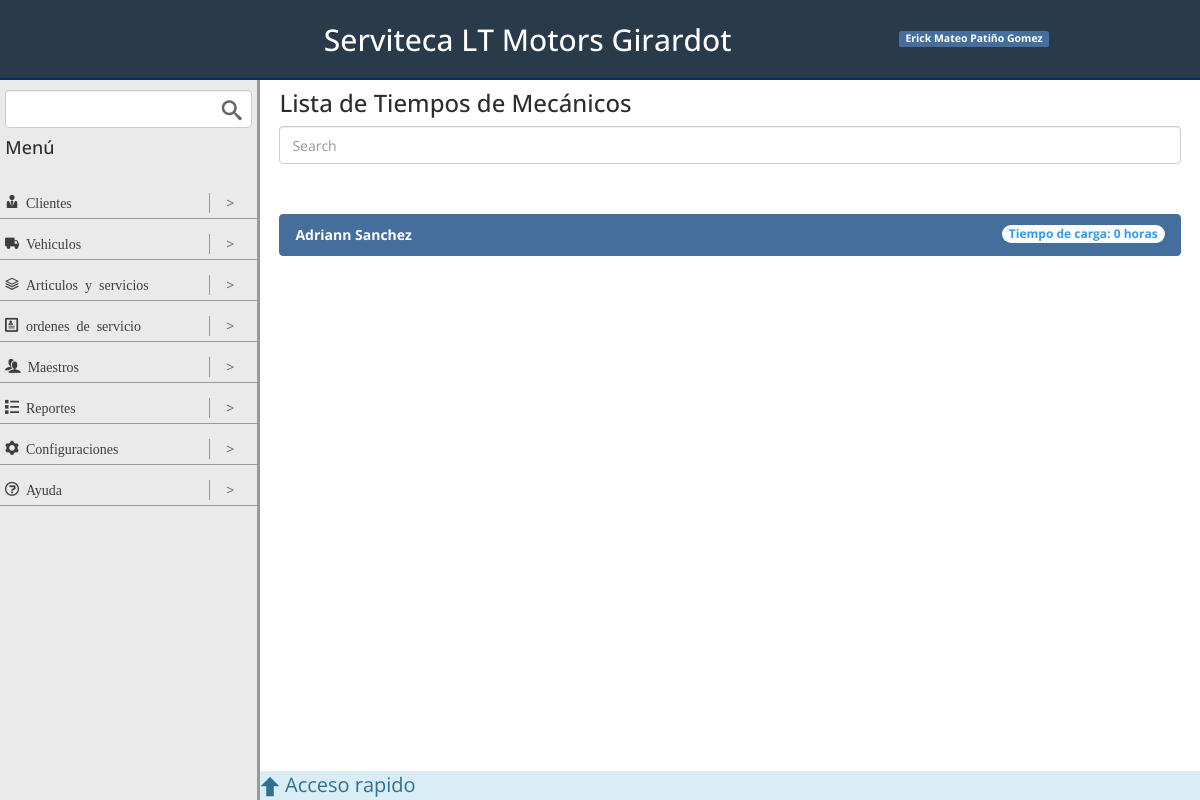
The page /mecanicos/tiempos on the database its author committed.
### maestros/models.py (models this page shows, shortened)
class mecanicoModel(models.Model):
	nombre = models.CharField(max_length=50)
	apellido = models.CharField(max_length=50)
	telefono = models.CharField(max_length=20, blank=True, null=True)
	celular = models.CharField(max_length=20)
	documento = models.CharField(max_length=20, blank=True, null=True)
	fnaci = models.DateField(blank=True, null=True)
	direccion = models.CharField(max_length=50, blank=True, null=True)
	activo = models.BooleanField(default=True)

### ordenes_servicios/models.py (models this page shows, shortened)
class ordenServicioDetalleModel(models.Model):
	servicio = models.ForeignKey(servicioModel,null=False,blank=False)
	cantidad = models.PositiveIntegerField(null=True,blank=True)
	valorUnitario = models.PositiveIntegerField(null=True,blank=True,verbose_name='V. Unitario')
	valorTotal = models.PositiveIntegerField(null=True,blank=True, verbose_name='V. Total')
	mecanico = models.ForeignKey(mecanicoModel,null=True,blank=True)
	ordenServicio = models.ForeignKey(ordenServicioModel,null=False,blank=False)
	time = models.TimeField(auto_now = False, null = True, blank = True)

### articulos_servicios/models.py (models this page shows, shortened)
class servicioModel(models.Model):
	nombre = models.CharField(max_length=100)
	valor =  models.PositiveIntegerField()
	servicio = models.BooleanField(default = True)
	grupo = models.ForeignKey(grupoServicioModel, blank = True, null = True)
	time = models.TimeField(default = '0:00:00')
	detail = models.CharField(max_length = 1000, default = '-')

### maestros/views.py (the view)
# urls.py: url(r'^mecanicos/tiempos$', 'maestros.views.time_mecanicos', name = 'time_mecanicos'),
def time_mecanicos(request):
	mecanicos = mecanicoModel.objects.all()
	return render(request, 'time_mecanicos.html', {'mecanicos': mecanicos})

### app/templatetags/custom_filters.py (called while the page is built)
@register.filter
def time_tot(value):
	time = ''
	mecanico = mecanicoModel.objects.get(pk = value)
	servicio_mecanico = ordenServicioDetalleModel.objects.filter(mecanico = mecanico)
	sum_tot = datetime.strptime('00:00:00', '%H:%M:%S')
	for hour in servicio_mecanico:
		time_service =  hour.servicio.time
		hour = time_service.hour
		minute = time_service.minute
		sum_tot = sum_tot + timedelta(hours = hour, minutes = minute)
	if sum_tot.minute > 0:
		time = ' y '+str(sum_tot.minute)+' minutos'
	return 'Tiempo de carga: '+str(sum_tot.hour)+' horas'+time

### maestros/templates/time_mecanicos.html (shortened to what this page needs)
{% extends "base.html" %}
{% load custom_filters %}
{% block contentViewTitle %}
	<h3>Lista de Tiempos de Mecánicos</h3>
{% endblock contentViewTitle %}
{% block content %}
	<div class="row">
		<div id="mechanics" style="width: 100%">
			<input class="search form-control col-md-4" placeholder="Search" />
			<ul class="list col-md-12">
				{% for mecanico in mecanicos %}
					<li>
						<ul class="list-group col-md-6">
							<li class="list-group-item active">
								<span class="badge">{{ mecanico.pk|time_tot }}</span>
								<strong class="name">{{ mecanico.nombre }} {{ mecanico.apellido }}</strong>
							</li>
						</ul>
					</li>
				{% endfor %}
			</ul>
		</div>
	</div>
{% endblock content %}

### static/css/styles.css (style rules this page uses)
.list { margin-top: 50px; width: 100% !important }
.badge { background-color: transparent }
.row { box-sizing:border-box;display:-webkit-flex;display:-ms-flexbox;display:-webkit-box;display:flex;-webkit-flex:0 1 auto;-ms-flex:0 1 auto;-webkit-box-flex:0;flex:0 1 auto;-webkit-flex-direction:row;-ms-flex-direction:row;-webkit-box-orient:horizontal;-webkit-box-direction:normal;flex-direction:row;-webkit-flex-wrap:wrap;-ms-flex-wrap:wrap;flex-wrap:wrap;margin-right:-1%;margin-left:-1% }
html,body { height:100% }
h1,h2,h3,h4 { margin:0 }
ul { margin:0;padding:0 }
li { list-style:none }
input { margin:0 }

### rows shown on the page
mecanicoModel: pk "Tiempo de carga: 0 horas", nombre "Adriann", apellido "Sanchez"
